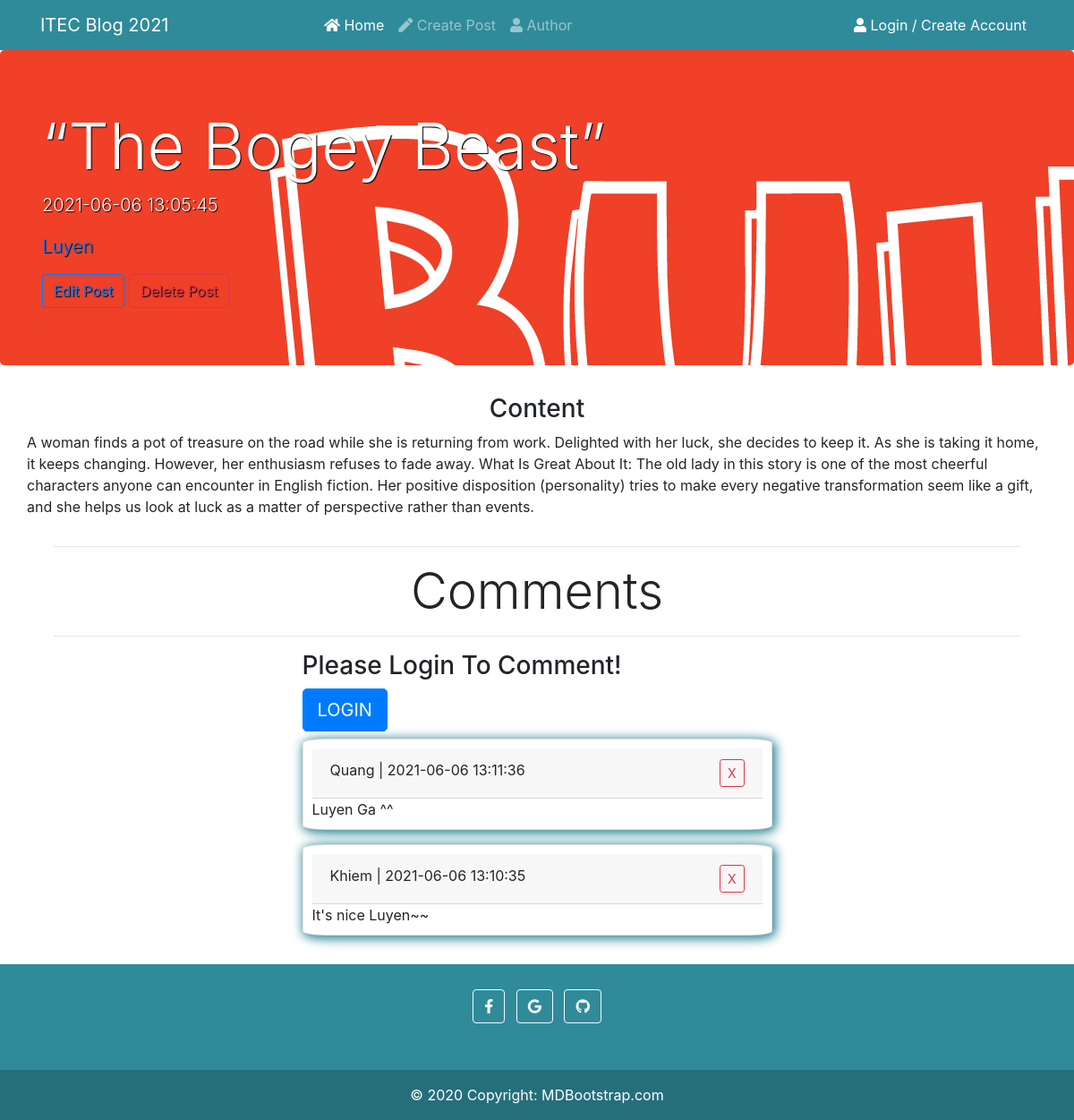
The page /post.php?id=18 on the database its author committed.
### tables this page shows
CREATE TABLE `posts` (
  `ID` bigint(20) NOT NULL,
  `post_title` varchar(255) NOT NULL,
  `post_body` text NOT NULL,
  `post_author` int(11) NOT NULL,
  `date_created` datetime NOT NULL DEFAULT current_timestamp(),
  `date_modified` datetime NOT NULL,
  `post_img` varchar(255) NOT NULL
);

CREATE TABLE `users` (
  `ID` bigint(20) NOT NULL,
  `user_name` varchar(255) NOT NULL,
  `user_email` varchar(255) NOT NULL,
  `user_hash` varchar(255) NOT NULL,
  `date_created` datetime NOT NULL DEFAULT current_timestamp(),
  `user_role` int(11) NOT NULL DEFAULT 2,
  `user_img` varchar(255) NOT NULL
);

CREATE TABLE `comments` (
  `ID` bigint(20) NOT NULL,
  `comment_text` text NOT NULL,
  `comment_user` int(11) NOT NULL,
  `comment_post` int(11) NOT NULL,
  `date_created` datetime NOT NULL DEFAULT current_timestamp(),
  `comment_parent` int(11) DEFAULT NULL
);

### post.php (the view, shortened to what this page needs)
<?php
    include_once 'config.php';
    include 'classes/Comment.php';
    include 'includes/header.php';
    if (isset($_GET['id'])) {
        $sql = "SELECT post_title, post_img, post_body, posts.date_created, users.user_name, users.ID AS author_id FROM posts JOIN users On users.ID = posts.post_author WHERE posts.ID = ?";
        $stmt = $conn->prepare($sql);
        $stmt->bind_param("i", $_GET['id']);
        $stmt->execute();
        $results = $stmt->get_result();
        if ($results->num_rows == 1) {
            $row = $results->fetch_assoc();
            $post_id = $_GET['id'];
            $title = $row['post_title'];
            $content = $row['post_body'];
            $author_id = $row['author_id'];
            $author = $row['user_name'];
            $date = $row['date_created'];
            $img = $row['post_img'];
        } else {
            $errorsMsg = "Post not found!";
        }
        $comments = new Comment($_GET['id'], $conn);
        $comments->getComments();
    }
?>
    <div class="jumbotron"
    <?php if (isset($img) && $img != ''): ?>
        style='background:url("<?php echo $img; ?>");'
    <?php endif;?>>
        <div class="container text-white">
            <?php if (isset($title)): ?>
                <h1 class="display-3">
                    <?php echo htmlspecialchars(($title)); ?>
                </h1>
                <p class="lead">
                    <?php echo htmlspecialchars(($date)); ?>
                </p>
                <p class="lead">
                    <a href="user.php?id= <?php echo htmlspecialchars($author_id); ?>">
                    <?php echo htmlspecialchars(($author)); ?>
                    </a>
                </p>
                <a href="edit.php?id=<?php echo $post_id;?>" class="btn btn-outline-primary">Edit Post</a>
                <a href="post.php?id=<?php echo $post_id;?>&delete=yes" class="btn btn-outline-danger">Delete Post</a>
            <?php else: ?>
                <h1 class="display-3">
                    <?php echo $errorsMsg; ?>
                </h1>
            <?php endif; ?>
        </div>
    </div>
    <div class="container">
        <div class="row">
            <div class="text-center" style="width: 100%;">
                <h3>Content</h3>
            </div>
            <p>
                <?php if (isset($content)): ?>
                    <?php echo htmlspecialchars($content); ?>
                <?php endif; ?>
            </p>
        </div>
        <div class="container">
            <hr>
            <h2 class="text-center display-4 mt-3 mb-3">Comments</h2>
            <hr>
            <div class="row comments">
                <div class="col-md-6 offset-md-3 form">
                    <?php if ($_SESSION['signed_in']): ?>
                        <form class="comment-form" method="POST" action="function/ajaxmanager.php?comment=true&<?php echo htmlspecialchars($_SERVER['QUERY_STRING']); ?>">
                            <textarea name="comment-text" cols="80" rows="4"></textarea>
                            <input type="hidden" name="id" value="<?php echo htmlspecialchars($_SERVER['QUERY_STRING']); ?>">
                            <button type="submit" name="comment-submit" class="btn btn-outline-success mt-2"><i class="far fa-comment"></i> Add Comment</button>
                        </form>
                    <?php else: ?>
                        <h3>Please Login To Comment!</h3>
                        <a href="login.php"><button type="button" class="btn btn-primary btn-lg">LOGIN</button></a>
                    <?php endif; ?>
                </div>
            </div>
            <div class="comments_before row">
                <?php $comments->outputComments(); ?>
            </div>
        </div>
    </div>
<?php
    include 'includes/footer.php';
?>

### includes/header.php (shortened to what this page needs)
<!DOCTYPE html>
<html lang="en">
<head>
    <link rel="stylesheet" href="https://maxcdn.bootstrapcdn.com/bootstrap/4.0.0/css/bootstrap.min.css">
    <link rel="stylesheet" href="https://cdnjs.cloudflare.com/ajax/libs/font-awesome/5.15.3/css/all.min.css">
    <link rel="stylesheet" type="text/css" href="css/style.css">
</head>
<body>
    <nav class="navbar navbar-expand-lg navbar-dark bg-color">
        <div class="container">
            <a class="navbar-brand" href="index.php">ITEC Blog 2021</a>
            <div class="collapse navbar-collapse" id="navbarSupportedContent">
                <ul class="navbar-nav mr-auto ml-auto">
                    <li class="nav-item active">
                        <a class="nav-link" href="index.php"><i class="fas fa-home"></i> Home <span class="sr-only">(current)</span></a>
                    </li>
                    <li class="nav-item">
                        <a class="nav-link" href="create.php"><i class="fas fa-pen"></i> Create Post</a>
                    </li>
                    <li class="nav-item">
                        <a class="nav-link" href="author.php"><i class="fas fa-user"></i> Author</a>
                    </li>
                </ul>
                <ul class="navbar-nav ml-auto">
                    <?php  if ($_SESSION["signed_in"] == true): ?>
                        <li class="nav-item active">
                            <a class="nav-link" href="user.php?id=<?php echo $_SESSION['user_id']; ?>"><i class="fa fa-user"></i> <?php  echo htmlspecialchars($_SESSION["user_name"] . " ");?>  |<span class="sr-only">(current)</span></a>
                        </li>
                        <li class="nav-item active">
                            <a class="nav-link" href="logout.php"><i class="fa fa-door"></i>Logout<span class="sr-only">(current)</span></a>
                        </li>
                    <?php else: ?>
                    <li class="nav-item active">
                        <a class="nav-link" href="login.php"><i class="fa fa-user"></i> Login / Create Account<span class="sr-only">(current)</span></a>
                    </li>
                    <?php endif; ?>
                </ul>
            </div>
        </div>
    </nav>

### classes/Comment.php (shortened to what this page needs)
<?php
    class Comment {
        public $comment_postID;
        public $comments = [];
        public $conn;
        public function __construct($post_ID, $conn) {
            $this->comment_postID = $post_ID;
            $this->conn = $conn;
        }
        public function getComments() {
            $sql = "SELECT c.ID AS comment_id, u.user_name, c.comment_text, c.date_created FROM comments c JOIN users u ON u.ID = c.comment_user WHERE comment_post = ? ORDER BY c.date_created DESC";
            $stmt = $this->conn->prepare($sql);
            $stmt->bind_param("i", $this->comment_postID);
            $stmt->execute();
            $result = $stmt->get_result();
            $this->comments = $result->fetch_all(MYSQLI_ASSOC);
        }
        public function outputComments() {
            $output = "";
            foreach ($this->comments as $comment) {
                $output .= "
                    <div class='col-md-6 offset-md-3 mt-2 mb-2'>
                        <div class='card'>
                            <div class='card-header'>
                                {$comment['user_name']} | {$comment['date_created']}
                                <a href='#' data-comment-number='{$comment['comment_id']}'><button class='delete-comment float-right btn btn-outline-danger btn-sm'>X</button></a>
                            </div>
                            <div class='body-body'>
                                <p class='card-text'>{$comment['comment_text']}</p>
                            </div>
                        </div>
                    </div>
                ";
            }
            echo $output;
        }
    }
?>

### includes/footer.php (shortened to what this page needs)
    <footer class="bg-color text-center text-white mt-4">
      <div class="container p-4 pb-0">
        <section class="mb-4">
          <a class="btn btn-outline-light btn-floating m-1" href="#!" role="button"
            ><i class="fab fa-facebook-f"></i
          ></a>
          <a class="btn btn-outline-light btn-floating m-1" href="#!" role="button"
            ><i class="fab fa-google"></i
          ></a>
          <a class="btn btn-outline-light btn-floating m-1" href="#!" role="button"
            ><i class="fab fa-github"></i
          ></a>
        </section>
      </div>
      <div class="text-center p-3" style="background-color: rgba(0, 0, 0, 0.2);">
        © 2020 Copyright:
        <a class="text-white" href="https://mdbootstrap.com/">MDBootstrap.com</a>
      </div>
    </footer>
</body>
</html>

### css/style.css (style rules this page uses)
.bg-color { background-color: #117a8bde !important; }
.jumbotron { background: url("https://images.pexels.com/photos/1764702/pexels-photo-1764702.jpeg?auto=compress&cs=tinysrgb&dpr=2&h=750&w=1260"); background-size: cover; background-attachment: fixed; text-shadow: 1px 1px 1px black; }
body { background: url("https://image.freepik.com/free-photo/smooth-empty-grey-studio-well-use-as-background_1258-3149.jpg"); background-size: cover; background-attachment: fixed; }
.card { background: none; border-radius: 5%; padding: 10px; box-shadow: 2px 2px 12px 2px #2a8595; }

### rows shown on the page
posts: post_img (picture), post_title "“The Bogey Beast”", date_created "2021-06-06 13:05:45", users.user_name "Luyen", post_body "A woman finds a pot of treasure on the road while she is returning from work. Delighted with her luck, she decides to keep it. As she is taking it home, it keeps changing. However, her enthusiasm refuses to fade away. What Is Great About It: The old lady in this story is one of the most cheerful characters anyone can encounter in English fiction. Her positive disposition (personality) tries to make every negative transformation seem like a gift, and she helps us look at luck as a matter of perspective rather than events."
comments: users.user_name "Quang", date_created "2021-06-06 13:11:36", comment_text "Luyen Ga ^^"
comments: users.user_name "Khiem", date_created "2021-06-06 13:10:35", comment_text "It's nice Luyen~~"
